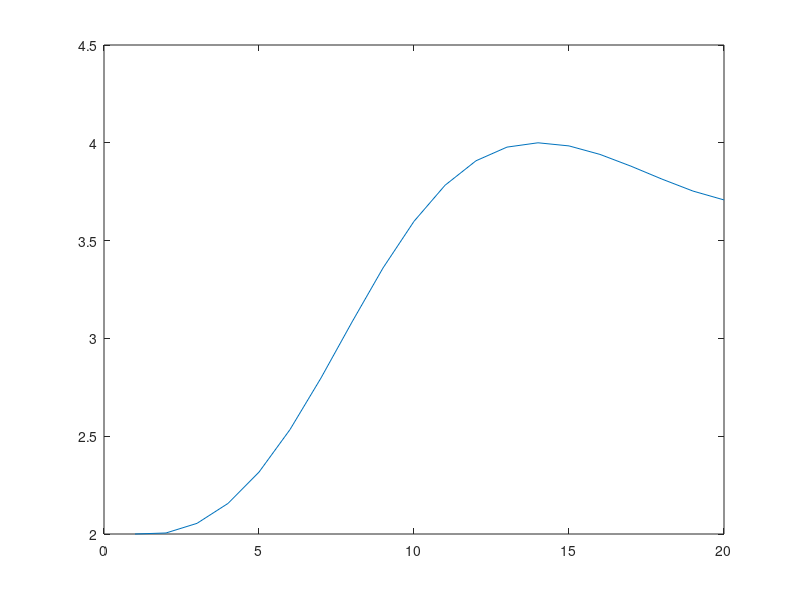

Write MATLAB code to recreate this figure.
xleft = 1;
xright=9*pi/4;
N=20;
x=linspace(xleft,xright,N);
x=x';
dx=(xright-xleft)/(N-1);
yleft=2;


M = (diag(-2*ones(N,1),0) + diag(ones(N-1,1),-1) + diag(ones(N-1,1),1))/dx^2;

M(1,:) = [1, zeros(1,N-1)];
M(end,:) = [zeros(1,N-2),2/dx^2,-2/dx^2];

b = sin(x)./(cos(x)+2);
b(1) = yleft;
b(end) = b(end)+0.1*2/dx;
y=M\b;

plot(y)
fprintf('Maximum y: %.3f\n',max(y))
